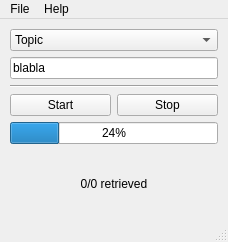
<?xml version="1.0" encoding="UTF-8"?>
<ui version="4.0">
 <class>eWok3</class>
 <widget class="QMainWindow" name="eWok3">
  <property name="enabled">
   <bool>true</bool>
  </property>
  <property name="geometry">
   <rect>
    <x>0</x>
    <y>0</y>
    <width>228</width>
    <height>242</height>
   </rect>
  </property>
  <property name="windowTitle">
   <string>MainWindow</string>
  </property>
  <widget class="QWidget" name="centralwidget">
   <widget class="QWidget" name="verticalLayoutWidget">
    <property name="geometry">
     <rect>
      <x>10</x>
      <y>10</y>
      <width>208</width>
      <height>188</height>
     </rect>
    </property>
    <layout class="QVBoxLayout" name="verticalLayout">
     <item>
      <widget class="QComboBox" name="comboBox">
       <item>
        <property name="text">
         <string>Topic</string>
        </property>
       </item>
       <item>
        <property name="text">
         <string>Title</string>
        </property>
       </item>
       <item>
        <property name="text">
         <string>Author</string>
        </property>
       </item>
       <item>
        <property name="text">
         <string>Conference</string>
        </property>
       </item>
       <item>
        <property name="text">
         <string>Country</string>
        </property>
       </item>
       <item>
        <property name="text">
         <string>Organization</string>
        </property>
       </item>
       <item>
        <property name="text">
         <string>Publication Name</string>
        </property>
       </item>
       <item>
        <property name="text">
         <string>Editor</string>
        </property>
       </item>
       <item>
        <property name="text">
         <string>Province/State</string>
        </property>
       </item>
       <item>
        <property name="text">
         <string>City</string>
        </property>
       </item>
       <item>
        <property name="text">
         <string>Funding Agency</string>
        </property>
       </item>
       <item>
        <property name="text">
         <string>DOI</string>
        </property>
       </item>
       <item>
        <property name="text">
         <string>ResearcherID</string>
        </property>
       </item>
       <item>
        <property name="text">
         <string>Research Area</string>
        </property>
       </item>
       <item>
        <property name="text">
         <string>Web of Science Category</string>
        </property>
       </item>
       <item>
        <property name="text">
         <string>Zip/Postal Code</string>
        </property>
       </item>
      </widget>
     </item>
     <item>
      <widget class="QLineEdit" name="eTopic">
       <property name="text">
        <string>blabla</string>
       </property>
      </widget>
     </item>
     <item>
      <widget class="Line" name="line_2">
       <property name="orientation">
        <enum>Qt::Horizontal</enum>
       </property>
      </widget>
     </item>
     <item>
      <layout class="QHBoxLayout" name="horizontalLayout">
       <item>
        <widget class="QPushButton" name="pSearch">
         <property name="text">
          <string>Start</string>
         </property>
        </widget>
       </item>
       <item>
        <widget class="QPushButton" name="pStop">
         <property name="text">
          <string>Stop</string>
         </property>
        </widget>
       </item>
      </layout>
     </item>
     <item>
      <widget class="QProgressBar" name="pbRetrieved">
       <property name="value">
        <number>24</number>
       </property>
      </widget>
     </item>
     <item>
      <widget class="QLabel" name="lRetrieved">
       <property name="text">
        <string>0/0 retrieved</string>
       </property>
       <property name="alignment">
        <set>Qt::AlignCenter</set>
       </property>
      </widget>
     </item>
    </layout>
   </widget>
  </widget>
  <widget class="QMenuBar" name="menubar">
   <property name="geometry">
    <rect>
     <x>0</x>
     <y>0</y>
     <width>228</width>
     <height>22</height>
    </rect>
   </property>
   <widget class="QMenu" name="menuHelp">
    <property name="title">
     <string>Help</string>
    </property>
   </widget>
   <widget class="QMenu" name="menuFile">
    <property name="title">
     <string>File</string>
    </property>
    <addaction name="actionAbout"/>
    <addaction name="separator"/>
    <addaction name="actionNew"/>
    <addaction name="actionLoad"/>
    <addaction name="separator"/>
    <addaction name="actionPreferences"/>
   </widget>
   <addaction name="menuFile"/>
   <addaction name="menuHelp"/>
  </widget>
  <widget class="QStatusBar" name="statusbar">
   <property name="enabled">
    <bool>true</bool>
   </property>
   <property name="autoFillBackground">
    <bool>false</bool>
   </property>
  </widget>
  <action name="actionNew">
   <property name="text">
    <string>New Query</string>
   </property>
  </action>
  <action name="actionLoad">
   <property name="text">
    <string>Load Query...</string>
   </property>
  </action>
  <action name="actionPreferences">
   <property name="text">
    <string>Preferences...</string>
   </property>
  </action>
  <action name="actionAbout">
   <property name="text">
    <string>About...</string>
   </property>
  </action>
 </widget>
 <resources/>
 <connections/>
</ui>
